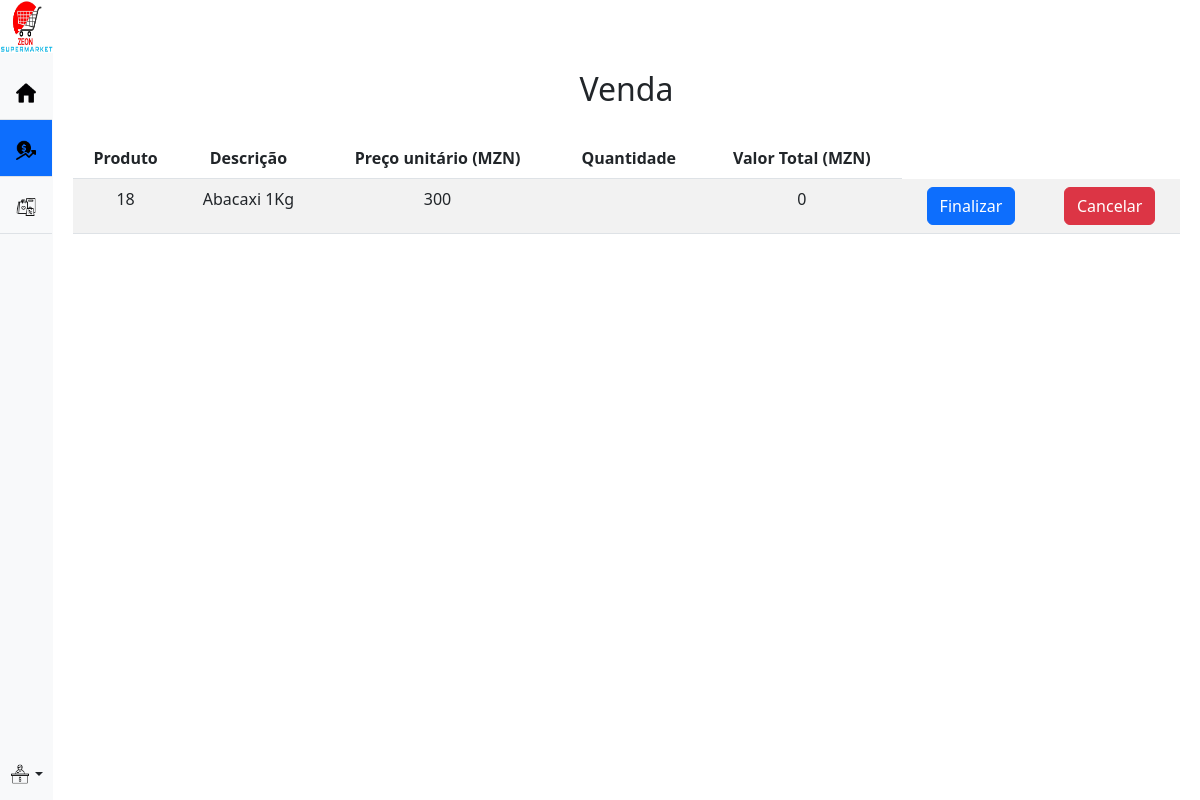
Page /caixa/venda2.php?cod_produto=18 (signed in) on the committed database.
### tables this page shows
CREATE TABLE `produto` (
  `cod_produto` int(11) NOT NULL,
  `descricao` varchar(50) NOT NULL,
  `categoria` varchar(30) NOT NULL,
  `preco` int(10) NOT NULL,
  `quantidade` int(11) NOT NULL,
  `fabricante` varchar(30) NOT NULL,
  `validade` date NOT NULL,
  `data_registro` date NOT NULL
);

### caixa/venda2.php (the view, shortened to what this page needs)
<?php
include('../connect.php');
?>
<!DOCTYPE html>
<html lang="en">
<head>
    <link href="../css/bootstrap.min.css" rel="stylesheet">
    <link href="../sidebars.css" rel="stylesheet">
</head>
<body>
    <main class="d-flex flex-nowrap">
        <div class="d-flex flex-column flex-shrink-0 bg-light text-center" style="width: 3.5%; min-width: 53px;">
            <ul class="nav nav-pills nav-flush mb-auto">
                <li class="nav-item">
                        <img src="../icon/logo.jpg" style="width: 53px; height: 53px; margin-bottom:10px">
                </li>
                <li class="nav-item">
                    <a href="homepage_caixa.php" class="nav-link py-3 border-bottom rounded-0" aria-current="page" data-bs-toggle="tooltip" data-bs-placement="right" aria-label="Home" data-bs-original-title="Home">
                        <img src="../icon/home0.png" style="width: 20px; height: 20px;">
                    </a>
                </li>
                <li class="nav-item">
                    <a href="vendas.php" class="nav-link active py-3 border-bottom rounded-0" aria-current="page" data-bs-toggle="tooltip" data-bs-placement="right" aria-label="Vendas" data-bs-original-title="Vendas">
                        <img src="../icon/venda.png" style="width: 20px; height: 20px;">
                    </a>
                </li>
                <li class="nav-item">
                    <a href="produtos.php" class="nav-link py-3 border-bottom rounded-0" aria-current="page"
                    data-bs-toggle="tooltip" data-bs-placement="right" aria-label="Produtos"
                    data-bs-original-title="Produtos">
                        <img src="../icon/produtos.png" style="width: 20px; height: 20px;">
                    </a>
                </li>
            </ul>
            <div class="dropdown">
                <a href="#" class="d-flex align-items-center justify-content-center p-3 link-dark text-decoration-none dropdown-toggle" data-bs-toggle="dropdown" aria-expanded="false">
                    <img src="../icon/caixa.png" style="width: 20px; height: 20px;">
                </a>
            </div>
        </div>
        <div class="text-center" style="width: 100vw; height: 100%; min-height: 100vh;">
            <h2 style="margin-top: 70px;">Venda</h2>
            <div class="bd-example-snippet bd-code-snippet" style="margin: 30px 20px 30px 20px;">
                <div class="bd-example text-center">
                    <table class="table table-striped">
                        <thead>
                            <tr>
                                <th scope="col">Produto</th>
                                <th scope="col">Descrição</th>
                                <th scope="col">Preço unitário (MZN)</th>
                                <th scope="col">Quantidade</th>
                                <th scope="col">Valor Total (MZN)</th>
                            </tr>
                        </thead>
                        <tbody>
                            <?php
                                $cod = $_GET['cod_produto'];
                                $quantidade = $_POST['quantidade'];
                                $sql1 = "SELECT * FROM produto WHERE cod_produto='$cod'";
                                $result1 = $mysqli->query($sql1);
                                while ($data = mysqli_fetch_assoc($result1)) {
                                    $preco_total = ($quantidade * $data['preco']);
                                    echo "<tr>";
                                    echo "<td>" . $data['cod_produto'] . "</td>";
                                    echo "<td>" . $data['descricao'] . "</td>";
                                    echo "<td>" . $data['preco'] . "</td>";
                                    echo "<td>" . $quantidade . "</td>";
                                    echo "<td>" . $preco_total . "</td>";
                                    echo "<td>"
                                            ."<form action='processo_venda.php' method='POST' >
                                                <button class='btn btn-primary' type='submit' name='finalizar'>Finalizar</button>
                                            </form>".
                                        "</td>";
                                        echo "<td>"
                                        ."<form action='abort_venda.php' method='POST' >
                                        <button type='submit' class='btn btn-danger' name='cancelar'>Cancelar</button>
                                        </form>".
                                    "</td>";
                                    echo "</tr>";
                                }
                            ?>
                        </tbody>
                    </table>
                </div>
            </div>
        </div>
    </main>
</body>
</html>

### css/sidebars.css (style rules this page uses)
body { min-height: 100vh; min-height: -webkit-fill-available; }
html { height: -webkit-fill-available; }
main { height: 100vh; height: -webkit-fill-available; max-height: 100vh; overflow-x: auto; overflow-y: hidden; }
.dropdown-toggle { outline: 0; }

### rows in the picture
produto: cod_produto "18", descricao "Abacaxi 1Kg", preco "300", preco "0"
